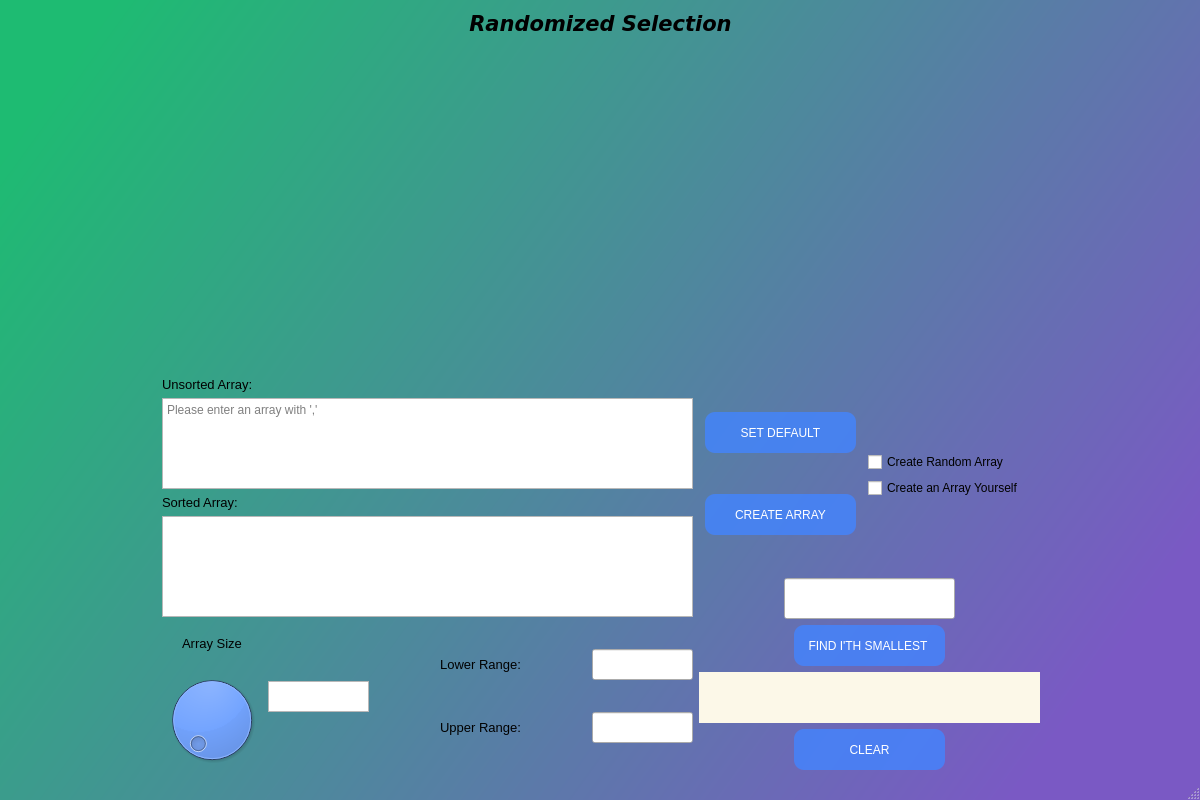
<?xml version="1.0" encoding="UTF-8"?>
<ui version="4.0">
 <class>RandomizedSelectionWindow</class>
 <widget class="QMainWindow" name="RandomizedSelectionWindow">
  <property name="geometry">
   <rect>
    <x>0</x>
    <y>0</y>
    <width>1200</width>
    <height>800</height>
   </rect>
  </property>
  <property name="minimumSize">
   <size>
    <width>1200</width>
    <height>800</height>
   </size>
  </property>
  <property name="maximumSize">
   <size>
    <width>1200</width>
    <height>800</height>
   </size>
  </property>
  <property name="windowTitle">
   <string>MainWindow</string>
  </property>
  <property name="styleSheet">
   <string notr="true">#RandomizedSelectionWindow{
background-color: qlineargradient(spread:pad, x1:0, y1:0.193545, x2:1, y2:0.676, stop:0 rgba(30, 187, 114, 255), stop:1 rgba(122, 89, 196, 255));
}</string>
  </property>
  <widget class="QWidget" name="centralwidget">
   <widget class="QWidget" name="">
    <property name="geometry">
     <rect>
      <x>0</x>
      <y>10</y>
      <width>1201</width>
      <height>27</height>
     </rect>
    </property>
    <layout class="QHBoxLayout" name="horizontalLayout">
     <item>
      <spacer name="horizontalSpacer">
       <property name="orientation">
        <enum>Qt::Horizontal</enum>
       </property>
       <property name="sizeHint" stdset="0">
        <size>
         <width>40</width>
         <height>20</height>
        </size>
       </property>
      </spacer>
     </item>
     <item>
      <widget class="QLabel" name="label_12">
       <property name="minimumSize">
        <size>
         <width>271</width>
         <height>25</height>
        </size>
       </property>
       <property name="maximumSize">
        <size>
         <width>271</width>
         <height>25</height>
        </size>
       </property>
       <property name="font">
        <font>
         <family>Verdana</family>
         <pointsize>12</pointsize>
         <weight>75</weight>
         <bold>true</bold>
         <kerning>true</kerning>
        </font>
       </property>
       <property name="text">
        <string>&lt;html&gt;&lt;head/&gt;&lt;body&gt;&lt;p align=&quot;center&quot;&gt;&lt;span style=&quot; font-size:16pt; font-style:italic; color:#000000;&quot;&gt;Randomized Selection&lt;/span&gt;&lt;/p&gt;&lt;/body&gt;&lt;/html&gt;</string>
       </property>
      </widget>
     </item>
     <item>
      <spacer name="horizontalSpacer_2">
       <property name="orientation">
        <enum>Qt::Horizontal</enum>
       </property>
       <property name="sizeHint" stdset="0">
        <size>
         <width>40</width>
         <height>20</height>
        </size>
       </property>
      </spacer>
     </item>
    </layout>
   </widget>
   <widget class="QWidget" name="">
    <property name="geometry">
     <rect>
      <x>0</x>
      <y>40</y>
      <width>1201</width>
      <height>730</height>
     </rect>
    </property>
    <layout class="QVBoxLayout" name="verticalLayout_12">
     <item>
      <layout class="QHBoxLayout" name="horizontalLayout_2">
       <item>
        <spacer name="horizontalSpacer_3">
         <property name="orientation">
          <enum>Qt::Horizontal</enum>
         </property>
         <property name="sizeHint" stdset="0">
          <size>
           <width>40</width>
           <height>20</height>
          </size>
         </property>
        </spacer>
       </item>
       <item>
        <widget class="MplSort" name="MplSort" native="true">
         <property name="minimumSize">
          <size>
           <width>911</width>
           <height>331</height>
          </size>
         </property>
         <property name="maximumSize">
          <size>
           <width>911</width>
           <height>331</height>
          </size>
         </property>
        </widget>
       </item>
       <item>
        <spacer name="horizontalSpacer_4">
         <property name="orientation">
          <enum>Qt::Horizontal</enum>
         </property>
         <property name="sizeHint" stdset="0">
          <size>
           <width>40</width>
           <height>20</height>
          </size>
         </property>
        </spacer>
       </item>
      </layout>
     </item>
     <item>
      <layout class="QHBoxLayout" name="horizontalLayout_12">
       <item>
        <spacer name="horizontalSpacer_12">
         <property name="orientation">
          <enum>Qt::Horizontal</enum>
         </property>
         <property name="sizeHint" stdset="0">
          <size>
           <width>40</width>
           <height>20</height>
          </size>
         </property>
        </spacer>
       </item>
       <item>
        <layout class="QHBoxLayout" name="horizontalLayout_11">
         <item>
          <layout class="QVBoxLayout" name="verticalLayout_11">
           <item>
            <layout class="QVBoxLayout" name="verticalLayout_9">
             <item>
              <layout class="QVBoxLayout" name="verticalLayout">
               <item>
                <widget class="QLabel" name="label_3">
                 <property name="text">
                  <string>&lt;html&gt;&lt;head/&gt;&lt;body&gt;&lt;p&gt;&lt;span style=&quot; font-size:10pt;&quot;&gt;Unsorted Array:&lt;/span&gt;&lt;/p&gt;&lt;/body&gt;&lt;/html&gt;</string>
                 </property>
                </widget>
               </item>
               <item>
                <widget class="QTextEdit" name="disp_unsorted_array">
                 <property name="minimumSize">
                  <size>
                   <width>531</width>
                   <height>91</height>
                  </size>
                 </property>
                 <property name="maximumSize">
                  <size>
                   <width>531</width>
                   <height>91</height>
                  </size>
                 </property>
                 <property name="styleSheet">
                  <string notr="true">
font: 10pt &quot;MS Shell Dlg 2&quot;;
border 10 px;</string>
                 </property>
                 <property name="readOnly">
                  <bool>false</bool>
                 </property>
                 <property name="placeholderText">
                  <string>Please enter an array with ','</string>
                 </property>
                </widget>
               </item>
              </layout>
             </item>
             <item>
              <layout class="QVBoxLayout" name="verticalLayout_2">
               <item>
                <widget class="QLabel" name="label_4">
                 <property name="text">
                  <string>&lt;html&gt;&lt;head/&gt;&lt;body&gt;&lt;p&gt;&lt;span style=&quot; font-size:10pt;&quot;&gt;Sorted Array:&lt;/span&gt;&lt;/p&gt;&lt;/body&gt;&lt;/html&gt;</string>
                 </property>
                </widget>
               </item>
               <item>
                <widget class="QTextEdit" name="disp_sorted_array">
                 <property name="minimumSize">
                  <size>
                   <width>531</width>
                   <height>101</height>
                  </size>
                 </property>
                 <property name="maximumSize">
                  <size>
                   <width>531</width>
                   <height>101</height>
                  </size>
                 </property>
                 <property name="styleSheet">
                  <string notr="true">
font: 10pt &quot;MS Shell Dlg 2&quot;;</string>
                 </property>
                 <property name="readOnly">
                  <bool>true</bool>
                 </property>
                 <property name="html">
                  <string>&lt;!DOCTYPE HTML PUBLIC &quot;-//W3C//DTD HTML 4.0//EN&quot; &quot;http://www.w3.org/TR/REC-html40/strict.dtd&quot;&gt;
&lt;html&gt;&lt;head&gt;&lt;meta name=&quot;qrichtext&quot; content=&quot;1&quot; /&gt;&lt;style type=&quot;text/css&quot;&gt;
p, li { white-space: pre-wrap; }
&lt;/style&gt;&lt;/head&gt;&lt;body style=&quot; font-family:'MS Shell Dlg 2'; font-size:10pt; font-weight:400; font-style:normal;&quot;&gt;
&lt;p style=&quot;-qt-paragraph-type:empty; margin-top:0px; margin-bottom:0px; margin-left:0px; margin-right:0px; -qt-block-indent:0; text-indent:0px; font-size:7.8pt;&quot;&gt;&lt;br /&gt;&lt;/p&gt;&lt;/body&gt;&lt;/html&gt;</string>
                 </property>
                </widget>
               </item>
              </layout>
             </item>
            </layout>
           </item>
           <item>
            <layout class="QHBoxLayout" name="horizontalLayout_6">
             <item>
              <layout class="QHBoxLayout" name="horizontalLayout_5">
               <item>
                <layout class="QVBoxLayout" name="verticalLayout_5">
                 <item>
                  <widget class="QLabel" name="label_2">
                   <property name="text">
                    <string>&lt;html&gt;&lt;head/&gt;&lt;body&gt;&lt;p align=&quot;center&quot;&gt;&lt;span style=&quot; font-size:10pt;&quot;&gt;Array Size&lt;/span&gt;&lt;/p&gt;&lt;/body&gt;&lt;/html&gt;</string>
                   </property>
                  </widget>
                 </item>
                 <item>
                  <widget class="QDial" name="array_len">
                   <property name="minimumSize">
                    <size>
                     <width>100</width>
                     <height>100</height>
                    </size>
                   </property>
                   <property name="maximumSize">
                    <size>
                     <width>100</width>
                     <height>100</height>
                    </size>
                   </property>
                   <property name="toolTip">
                    <string>Set the Array Size</string>
                   </property>
                   <property name="styleSheet">
                    <string notr="true">background-color: rgba(66, 132, 255,0.8);</string>
                   </property>
                  </widget>
                 </item>
                </layout>
               </item>
               <item>
                <layout class="QVBoxLayout" name="verticalLayout_6">
                 <item>
                  <spacer name="verticalSpacer_2">
                   <property name="orientation">
                    <enum>Qt::Vertical</enum>
                   </property>
                   <property name="sizeHint" stdset="0">
                    <size>
                     <width>20</width>
                     <height>40</height>
                    </size>
                   </property>
                  </spacer>
                 </item>
                 <item>
                  <widget class="QTextEdit" name="display_arraylen">
                   <property name="minimumSize">
                    <size>
                     <width>101</width>
                     <height>31</height>
                    </size>
                   </property>
                   <property name="maximumSize">
                    <size>
                     <width>101</width>
                     <height>31</height>
                    </size>
                   </property>
                   <property name="styleSheet">
                    <string notr="true"/>
                   </property>
                   <property name="readOnly">
                    <bool>true</bool>
                   </property>
                   <property name="html">
                    <string>&lt;!DOCTYPE HTML PUBLIC &quot;-//W3C//DTD HTML 4.0//EN&quot; &quot;http://www.w3.org/TR/REC-html40/strict.dtd&quot;&gt;
&lt;html&gt;&lt;head&gt;&lt;meta name=&quot;qrichtext&quot; content=&quot;1&quot; /&gt;&lt;style type=&quot;text/css&quot;&gt;
p, li { white-space: pre-wrap; }
&lt;/style&gt;&lt;/head&gt;&lt;body style=&quot; font-family:'MS Shell Dlg 2'; font-size:8.25pt; font-weight:400; font-style:normal;&quot;&gt;
&lt;p align=&quot;center&quot; style=&quot;-qt-paragraph-type:empty; margin-top:0px; margin-bottom:0px; margin-left:0px; margin-right:0px; -qt-block-indent:0; text-indent:0px; font-size:7.8pt;&quot;&gt;&lt;br /&gt;&lt;/p&gt;&lt;/body&gt;&lt;/html&gt;</string>
                   </property>
                  </widget>
                 </item>
                 <item>
                  <spacer name="verticalSpacer">
                   <property name="orientation">
                    <enum>Qt::Vertical</enum>
                   </property>
                   <property name="sizeHint" stdset="0">
                    <size>
                     <width>20</width>
                     <height>40</height>
                    </size>
                   </property>
                  </spacer>
                 </item>
                </layout>
               </item>
              </layout>
             </item>
             <item>
              <layout class="QVBoxLayout" name="verticalLayout_3">
               <item>
                <layout class="QHBoxLayout" name="horizontalLayout_3">
                 <item>
                  <widget class="QLabel" name="label_5">
                   <property name="text">
                    <string>&lt;html&gt;&lt;head/&gt;&lt;body&gt;&lt;p align=&quot;center&quot;&gt;&lt;span style=&quot; font-size:10pt;&quot;&gt;Lower Range:&lt;/span&gt;&lt;/p&gt;&lt;/body&gt;&lt;/html&gt;</string>
                   </property>
                  </widget>
                 </item>
                 <item>
                  <widget class="QLineEdit" name="lower_range">
                   <property name="minimumSize">
                    <size>
                     <width>101</width>
                     <height>31</height>
                    </size>
                   </property>
                   <property name="maximumSize">
                    <size>
                     <width>101</width>
                     <height>31</height>
                    </size>
                   </property>
                   <property name="toolTip">
                    <string>Set Lower Range</string>
                   </property>
                   <property name="styleSheet">
                    <string notr="true">
font: 10pt &quot;MS Shell Dlg 2&quot;;
border 10 px;</string>
                   </property>
                   <property name="alignment">
                    <set>Qt::AlignCenter</set>
                   </property>
                  </widget>
                 </item>
                </layout>
               </item>
               <item>
                <layout class="QHBoxLayout" name="horizontalLayout_4">
                 <item>
                  <widget class="QLabel" name="label_9">
                   <property name="text">
                    <string>&lt;html&gt;&lt;head/&gt;&lt;body&gt;&lt;p align=&quot;center&quot;&gt;&lt;span style=&quot; font-size:10pt;&quot;&gt;Upper Range:&lt;/span&gt;&lt;/p&gt;&lt;/body&gt;&lt;/html&gt;</string>
                   </property>
                  </widget>
                 </item>
                 <item>
                  <widget class="QLineEdit" name="upper_range">
                   <property name="minimumSize">
                    <size>
                     <width>101</width>
                     <height>31</height>
                    </size>
                   </property>
                   <property name="maximumSize">
                    <size>
                     <width>101</width>
                     <height>31</height>
                    </size>
                   </property>
                   <property name="toolTip">
                    <string>Set Upper Range</string>
                   </property>
                   <property name="styleSheet">
                    <string notr="true">
font: 10pt &quot;MS Shell Dlg 2&quot;;
border 10 px;</string>
                   </property>
                   <property name="alignment">
                    <set>Qt::AlignCenter</set>
                   </property>
                  </widget>
                 </item>
                </layout>
               </item>
              </layout>
             </item>
            </layout>
           </item>
          </layout>
         </item>
         <item>
          <layout class="QVBoxLayout" name="verticalLayout_10">
           <item>
            <layout class="QHBoxLayout" name="horizontalLayout_10">
             <item>
              <layout class="QVBoxLayout" name="verticalLayout_4">
               <item>
                <widget class="QPushButton" name="set_default_values">
                 <property name="minimumSize">
                  <size>
                   <width>151</width>
                   <height>41</height>
                  </size>
                 </property>
                 <property name="maximumSize">
                  <size>
                   <width>151</width>
                   <height>41</height>
                  </size>
                 </property>
                 <property name="toolTip">
                  <string>Create array with selected values.</string>
                 </property>
                 <property name="styleSheet">
                  <string notr="true">#set_default_values{background-color: rgba(66, 132, 255,0.8);
font: 10pt &quot;MS Shell Dlg 2&quot; white;
border-radius: 10px ;
color: white;}

#set_default_values:hover{
	background-color: qlineargradient(spread:pad, x1:0, y1:0.425318, x2:1, y2:0.341, stop:0 rgba(120, 2, 6, 255), stop:1 rgba(45, 4, 83, 255));}</string>
                 </property>
                 <property name="text">
                  <string>SET DEFAULT</string>
                 </property>
                </widget>
               </item>
               <item>
                <widget class="QPushButton" name="createanarray_btn">
                 <property name="minimumSize">
                  <size>
                   <width>151</width>
                   <height>41</height>
                  </size>
                 </property>
                 <property name="maximumSize">
                  <size>
                   <width>151</width>
                   <height>41</height>
                  </size>
                 </property>
                 <property name="toolTip">
                  <string>Create array with selected values.</string>
                 </property>
                 <property name="styleSheet">
                  <string notr="true">#createanarray_btn{
background-color: rgba(66, 132, 255,0.8);
font: 10pt &quot;MS Shell Dlg 2&quot; white;
border-radius: 10px ;
color: white;
}

#createanarray_btn:hover{
background-color: qlineargradient(spread:pad, x1:0, y1:0.425318, x2:1, y2:0.341, stop:0 rgba(120, 2, 6, 255), stop:1 rgba(45, 4, 83, 255));
}</string>
                 </property>
                 <property name="text">
                  <string>CREATE ARRAY</string>
                 </property>
                </widget>
               </item>
              </layout>
             </item>
             <item>
              <layout class="QVBoxLayout" name="verticalLayout_7">
               <item>
                <spacer name="verticalSpacer_3">
                 <property name="orientation">
                  <enum>Qt::Vertical</enum>
                 </property>
                 <property name="sizeHint" stdset="0">
                  <size>
                   <width>20</width>
                   <height>40</height>
                  </size>
                 </property>
                </spacer>
               </item>
               <item>
                <widget class="QCheckBox" name="random_array_checkbox">
                 <property name="minimumSize">
                  <size>
                   <width>165</width>
                   <height>20</height>
                  </size>
                 </property>
                 <property name="maximumSize">
                  <size>
                   <width>165</width>
                   <height>20</height>
                  </size>
                 </property>
                 <property name="styleSheet">
                  <string notr="true">font: 10pt &quot;MS Shell Dlg 2&quot;;</string>
                 </property>
                 <property name="text">
                  <string>Create Random Array</string>
                 </property>
                </widget>
               </item>
               <item>
                <widget class="QCheckBox" name="create_array_checkbox">
                 <property name="minimumSize">
                  <size>
                   <width>165</width>
                   <height>20</height>
                  </size>
                 </property>
                 <property name="maximumSize">
                  <size>
                   <width>165</width>
                   <height>20</height>
                  </size>
                 </property>
                 <property name="styleSheet">
                  <string notr="true">font: 10pt &quot;MS Shell Dlg 2&quot;;</string>
                 </property>
                 <property name="text">
                  <string>Create an Array Yourself</string>
                 </property>
                </widget>
               </item>
               <item>
                <spacer name="verticalSpacer_4">
                 <property name="orientation">
                  <enum>Qt::Vertical</enum>
                 </property>
                 <property name="sizeHint" stdset="0">
                  <size>
                   <width>20</width>
                   <height>40</height>
                  </size>
                 </property>
                </spacer>
               </item>
              </layout>
             </item>
            </layout>
           </item>
           <item>
            <layout class="QVBoxLayout" name="verticalLayout_8">
             <item>
              <layout class="QHBoxLayout" name="horizontalLayout_7">
               <item>
                <spacer name="horizontalSpacer_7">
                 <property name="orientation">
                  <enum>Qt::Horizontal</enum>
                 </property>
                 <property name="sizeHint" stdset="0">
                  <size>
                   <width>40</width>
                   <height>20</height>
                  </size>
                 </property>
                </spacer>
               </item>
               <item>
                <widget class="QLineEdit" name="take_number">
                 <property name="minimumSize">
                  <size>
                   <width>171</width>
                   <height>41</height>
                  </size>
                 </property>
                 <property name="maximumSize">
                  <size>
                   <width>171</width>
                   <height>41</height>
                  </size>
                 </property>
                 <property name="styleSheet">
                  <string notr="true">
font: 10pt &quot;MS Shell Dlg 2&quot;;</string>
                 </property>
                 <property name="alignment">
                  <set>Qt::AlignCenter</set>
                 </property>
                </widget>
               </item>
               <item>
                <spacer name="horizontalSpacer_8">
                 <property name="orientation">
                  <enum>Qt::Horizontal</enum>
                 </property>
                 <property name="sizeHint" stdset="0">
                  <size>
                   <width>40</width>
                   <height>20</height>
                  </size>
                 </property>
                </spacer>
               </item>
              </layout>
             </item>
             <item>
              <layout class="QHBoxLayout" name="horizontalLayout_8">
               <item>
                <spacer name="horizontalSpacer_5">
                 <property name="orientation">
                  <enum>Qt::Horizontal</enum>
                 </property>
                 <property name="sizeHint" stdset="0">
                  <size>
                   <width>40</width>
                   <height>20</height>
                  </size>
                 </property>
                </spacer>
               </item>
               <item>
                <widget class="QPushButton" name="find_btn">
                 <property name="minimumSize">
                  <size>
                   <width>151</width>
                   <height>41</height>
                  </size>
                 </property>
                 <property name="maximumSize">
                  <size>
                   <width>151</width>
                   <height>41</height>
                  </size>
                 </property>
                 <property name="toolTip">
                  <string>Find the kth Smallest Index</string>
                 </property>
                 <property name="styleSheet">
                  <string notr="true">#find_btn{font: 9pt &quot;MS Shell Dlg 2&quot; white;
background-color: rgba(66, 132, 255,0.8);
border-radius: 10px ;
color: white;}
#find_btn:hover{
	background-color: qlineargradient(spread:pad, x1:0, y1:0.425318, x2:1, y2:0.341, stop:0 rgba(120, 2, 6, 255), stop:1 rgba(45, 4, 83, 255));}</string>
                 </property>
                 <property name="text">
                  <string>FIND I'TH SMALLEST </string>
                 </property>
                </widget>
               </item>
               <item>
                <spacer name="horizontalSpacer_6">
                 <property name="orientation">
                  <enum>Qt::Horizontal</enum>
                 </property>
                 <property name="sizeHint" stdset="0">
                  <size>
                   <width>40</width>
                   <height>20</height>
                  </size>
                 </property>
                </spacer>
               </item>
              </layout>
             </item>
             <item>
              <widget class="QLabel" name="result_edit">
               <property name="minimumSize">
                <size>
                 <width>341</width>
                 <height>51</height>
                </size>
               </property>
               <property name="maximumSize">
                <size>
                 <width>341</width>
                 <height>51</height>
                </size>
               </property>
               <property name="styleSheet">
                <string notr="true">background-color: rgb(252, 248, 232);
font: 10pt &quot;MS Shell Dlg 2&quot;;
border-color: rgb(0, 0, 0);</string>
               </property>
               <property name="text">
                <string/>
               </property>
               <property name="alignment">
                <set>Qt::AlignCenter</set>
               </property>
              </widget>
             </item>
             <item>
              <layout class="QHBoxLayout" name="horizontalLayout_9">
               <item>
                <spacer name="horizontalSpacer_9">
                 <property name="orientation">
                  <enum>Qt::Horizontal</enum>
                 </property>
                 <property name="sizeHint" stdset="0">
                  <size>
                   <width>40</width>
                   <height>20</height>
                  </size>
                 </property>
                </spacer>
               </item>
               <item>
                <widget class="QPushButton" name="clear_btn">
                 <property name="minimumSize">
                  <size>
                   <width>151</width>
                   <height>41</height>
                  </size>
                 </property>
                 <property name="maximumSize">
                  <size>
                   <width>151</width>
                   <height>41</height>
                  </size>
                 </property>
                 <property name="toolTip">
                  <string>Clear all values.</string>
                 </property>
                 <property name="styleSheet">
                  <string notr="true">#clear_btn{font: 10pt &quot;MS Shell Dlg 2&quot; white;
border-radius: 10px ;
background-color: rgba(66, 132, 255,0.8);
color: white;}

#clear_btn:hover{
	background-color: qlineargradient(spread:pad, x1:0, y1:0.425318, x2:1, y2:0.341, stop:0 rgba(120, 2, 6, 255), stop:1 rgba(45, 4, 83, 255));}</string>
                 </property>
                 <property name="text">
                  <string>CLEAR</string>
                 </property>
                </widget>
               </item>
               <item>
                <spacer name="horizontalSpacer_10">
                 <property name="orientation">
                  <enum>Qt::Horizontal</enum>
                 </property>
                 <property name="sizeHint" stdset="0">
                  <size>
                   <width>40</width>
                   <height>20</height>
                  </size>
                 </property>
                </spacer>
               </item>
              </layout>
             </item>
            </layout>
           </item>
          </layout>
         </item>
        </layout>
       </item>
       <item>
        <spacer name="horizontalSpacer_11">
         <property name="orientation">
          <enum>Qt::Horizontal</enum>
         </property>
         <property name="sizeHint" stdset="0">
          <size>
           <width>40</width>
           <height>20</height>
          </size>
         </property>
        </spacer>
       </item>
      </layout>
     </item>
    </layout>
   </widget>
  </widget>
  <widget class="QStatusBar" name="statusbar"/>
 </widget>
 <customwidgets>
  <customwidget>
   <class>MplSort</class>
   <extends>QWidget</extends>
   <header>mplsort.h</header>
   <container>1</container>
  </customwidget>
 </customwidgets>
 <resources/>
 <connections/>
</ui>
